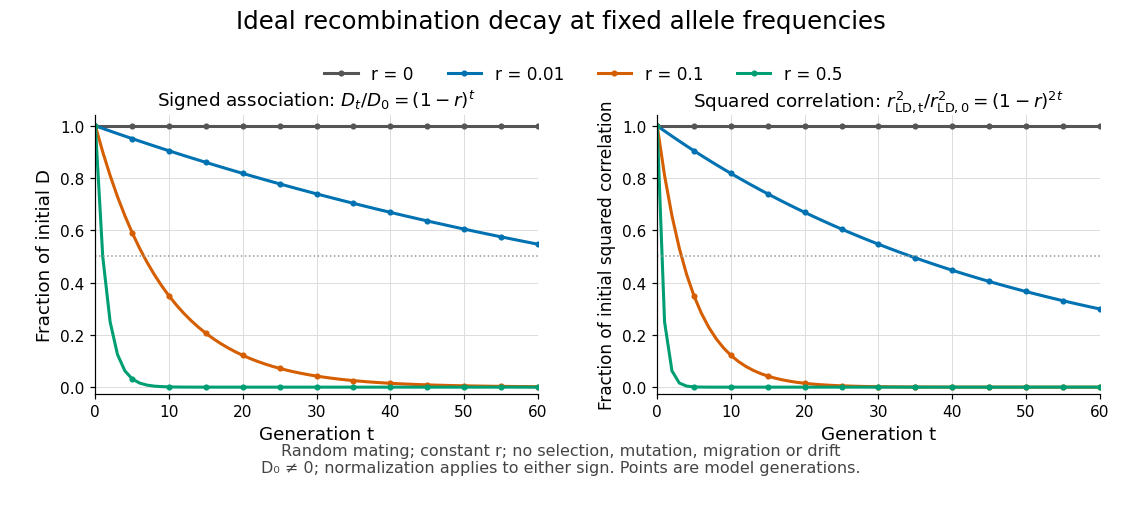

Here is the Python script that generated this plot:
"""Draw deterministic recombination decay, not measured population data.

Tested with Python 3.14, matplotlib 3.10.7 and numpy 2.3.5.
Run from _media; the matching opaque PNG is written to the working directory.
"""

from pathlib import Path

import matplotlib.pyplot as plt
import numpy as np


def main():
    generations = np.arange(61)
    fig, axes = plt.subplots(1, 2, figsize=(10.2, 4.6), facecolor="white")
    fig.subplots_adjust(left=0.085, right=0.98, top=0.77, bottom=0.22, wspace=0.27)
    colors = ["#555555", "#0072b2", "#d55e00", "#009e73"]
    for recombination, color in zip([0.0, 0.01, 0.1, 0.5], colors):
        normalized_d = (1-recombination)**generations
        # Recursively update all four frequencies as a separate check of the curves.
        f = np.array([0.36, 0.24, 0.04, 0.36])  # p = 0.60, q = 0.40, D0 = 0.12
        for t in generations:
            d = f[0]*f[3] - f[1]*f[2]
            np.testing.assert_allclose(d, 0.12*normalized_d[t], atol=2e-15)
            np.testing.assert_allclose([f[0]+f[1], f[0]+f[2]], [0.60, 0.40])
            assert np.min(f) >= 0
            f += recombination*d*np.array([-1, 1, 1, -1])
        for ax, power in zip(axes, [1, 2]):
            ax.plot(generations, normalized_d**power, color=color, linewidth=2,
                    marker="o", markersize=3, markevery=5, label=f"r = {recombination:g}")
    for ax in axes:
        ax.set_xlim(0, 60)
        ax.set_ylim(-0.025, 1.04)
        ax.set_xlabel("Generation t", fontsize=12)
        ax.set_yticks(np.linspace(0, 1, 6))
        ax.tick_params(labelsize=10)
        ax.grid(color="#dddddd", linewidth=0.65)
        ax.spines[["top", "right"]].set_visible(False)
        ax.axhline(0.5, color="#999999", linestyle=":", linewidth=1)
    axes[0].set_title(r"Signed association: $D_t/D_0=(1-r)^t$", fontsize=12)
    axes[0].set_ylabel("Fraction of initial D", fontsize=12)
    axes[1].set_title(r"Squared correlation: $r_{\rm LD,t}^2/r_{\rm LD,0}^2=(1-r)^{2t}$", fontsize=12)
    axes[1].set_ylabel("Fraction of initial squared correlation", fontsize=11)
    handles, labels = axes[0].get_legend_handles_labels()
    fig.legend(handles, labels, loc="upper center", bbox_to_anchor=(0.52, 0.9),
               ncol=4, frameon=False, fontsize=11)
    fig.suptitle("Ideal recombination decay at fixed allele frequencies", fontsize=16, y=0.98)
    fig.text(0.5, 0.065, "Random mating; constant r; no selection, mutation, migration or drift\n"
             "D₀ ≠ 0; normalization applies to either sign. Points are model generations.",
             ha="center", fontsize=10.5, color="#444444")
    fig.savefig(Path.cwd() / (Path(__file__).stem + ".png"), dpi=110,
                facecolor="white", transparent=False)
    plt.close(fig)


if __name__ == "__main__":
    main()
